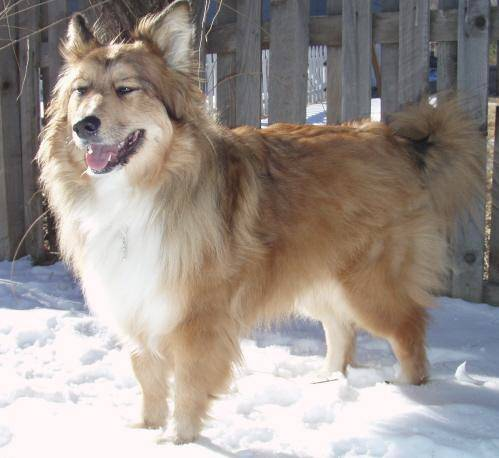
#> input picture week5/deep-learning/mlp/datasets/cat-dog-images/dog-set/dog.4006.jpg, 499 x 458 px; its folder holds 4 pictures in this run
$ jupyter execute --allow-errors cat_dog_classifier_ann.ipynb
#> lines starting #> are read from the running program, lines starting #| are printed output that depends on the picture
[cell 1]
import numpy as np
import matplotlib.pyplot as plt
import seaborn as sns
from PIL import Image
from pathlib import Path

[cell 2]
dog_imgs = Path('../datasets/cat-dog-images/dog-set')
cat_imgs = Path('../datasets/cat-dog-images/cat-set')

dogs = []
cats = []

for img in dog_imgs.iterdir():
    _img = Image.open(img)
    _img = _img.resize((64, 64))
    grey = _img.convert('L')
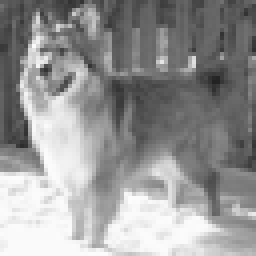
#> grey: PIL image 64x64 L (shown 4 times larger); min 34, max 252, mean 149.2

    dogs.append(np.array(grey))
#> pass 2 of the loop `for img in dog_imgs.iterdir():`:
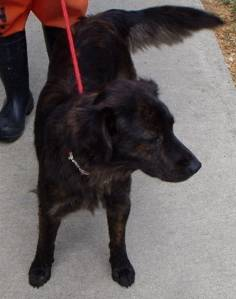
#> input picture week5/deep-learning/mlp/datasets/cat-dog-images/dog-set/dog.4007.jpg, 236 x 299 px
#> `grey = _img.convert('L')`:
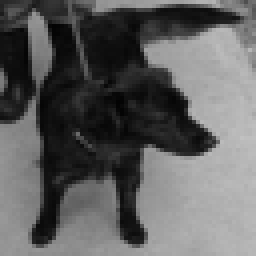
#> grey: PIL image 64x64 L (shown 4 times larger); min 3, max 193, mean 95.6
#> pass 3 of the loop `for img in dog_imgs.iterdir():`:
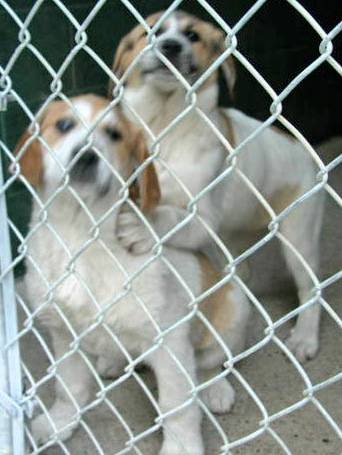
#> input picture week5/deep-learning/mlp/datasets/cat-dog-images/dog-set/dog.4008.jpg, 342 x 455 px
#> `grey = _img.convert('L')`:
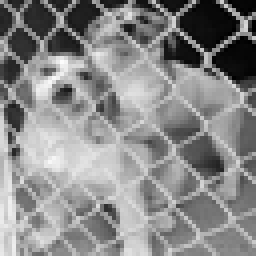
#> grey: PIL image 64x64 L (shown 4 times larger); min 0, max 252, mean 136.9
#> the loop made 4 passes; the first 3 are shown

#> (the rest of this cell did not finish here and is left out)

#> (a cell that did not finish here is left out)

[cell 4]
# Split the data into training and testing

from sklearn.model_selection import train_test_split

#> (the rest of this cell did not finish here and is left out)

#> (a cell that did not finish here is left out)

[cell 6]
# Define the functions

def relu(x):
    return np.maximum(0, x)

def sigmoid(z):
    return 1 / (1 + np.exp(-z))

def sigmoid_derivative(z):
    s = sigmoid(z)
    return s * (1 - s)

def relu_derivative(x):
    return (x > 0).astype(float)

[cell 7]
# Define the ANN

class HiddenLayer():
    def __init__(self, x1, x2, act_func):
#> called with x1 = 4096, x2 = 512
        self.weights = np.random.randn(x1, x2) * np.sqrt(2.0 / x1)
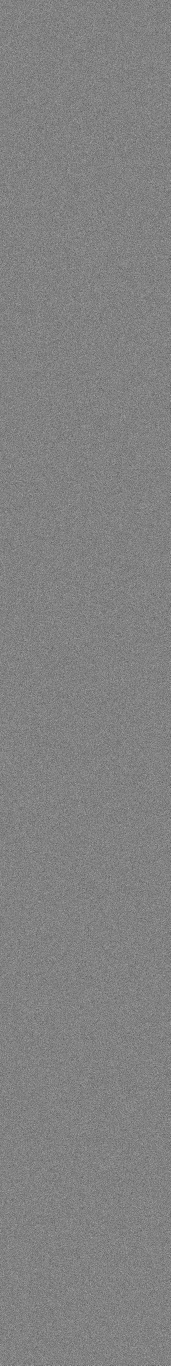
#> self.weights: shape (4096, 512) float64 (shown at 1/3 size); min -0.111, max 0.106, mean 1.72e-05; drawn with min black and max white
        self.bias = np.zeros(x2)
        self.act_func = act_func

    # [5 lines left out: function forward_pass, not called in this run]

class LayerData():
    # [4 lines left out: function __init__, not called in this run]

class Classifier():
    def __init__(self):
        self.layer1 = HiddenLayer(4096, 512, relu)
        self.layer2 = HiddenLayer(512, 256, relu)
#> call 2 of __init__, with x1 = 512, x2 = 256
#> in __init__ (call 2), `self.weights = np.random.randn(x1, x2) * np.sqrt(2.0 / x1)`:
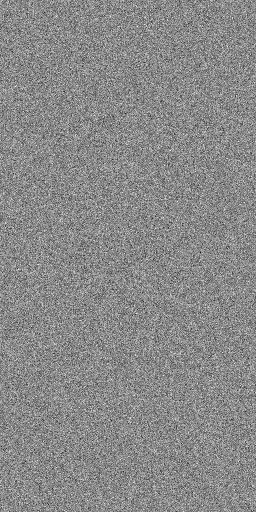
#> self.weights: shape (512, 256) float64; min -0.314, max 0.268, mean 5.66e-05; drawn with min black and max white
        self.layer3 = HiddenLayer(256, 128, relu)
#> call 3 of __init__, with x1 = 256, x2 = 128
#> in __init__ (call 3), `self.weights = np.random.randn(x1, x2) * np.sqrt(2.0 / x1)`:
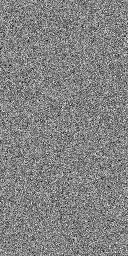
#> self.weights: shape (256, 128) float64; min -0.349, max 0.331, mean 0.000217; drawn with min black and max white
        self.layer4 = HiddenLayer(128, 16, relu)
        self.layer5 = HiddenLayer(16, 1, sigmoid)

    def get_layers(self):
        return [self.layer1, self.layer2, self.layer3, self.layer4, self.layer5]

    # [31 lines left out: function forward, not called in this run]
